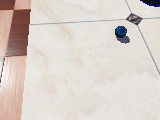
#> input picture running_robot_v2.0/controllers/thu_walk/tmp/1080.png, 160 x 120 px
$ python -i submit.py   (imports and definitions only)
#> lines starting #> are read from the running program, lines starting #| are printed output that depends on the picture; after the words box and inside, x2 and y2 are one past the last pixel; in counts of white or black regions, pixels touching at a corner belong together
import cv2 as cv
import numpy as np

def detect(readimg):

    def preprocess(img,channel=1):
        imghsv  = cv.cvtColor(img, cv.COLOR_RGB2HSV)[:,:,channel]
        _,imgbin = cv.threshold(imghsv,127,255,cv.THRESH_BINARY)
        imgbin = cv.GaussianBlur(imgbin,(5,5),0)
        imgedge = cv.Canny(imgbin, 100, 150)
        try:
            circles = cv.HoughCircles(imgedge, cv.HOUGH_GRADIENT, 1, int(min(imgedge.shape)/3),
                                    param1=50, param2=20, minRadius=10, maxRadius=int(max(imgedge.shape)/2))
            circles = np.uint16(np.around(circles))
            return circles[0,:]
        except:
            return []

    def postprocess(img,circles,channel=1):
        h,w,c = img.shape
        imghsv  = cv.cvtColor(img, cv.COLOR_RGB2HSV)[:,:,channel]
        imgbin = cv.adaptiveThreshold(imghsv,255,cv.ADAPTIVE_THRESH_GAUSSIAN_C,cv.THRESH_BINARY_INV,3,5)
        circles_with_certainty = []
        for i,circle in enumerate(circles):
            canvas = np.zeros((h,w),dtype=np.uint8)
            cv.circle(canvas, (circle[0], circle[1]), circle[2], (255, 255, 255), 2) # (x,y,r)
            overlap = cv.bitwise_and(imgbin, canvas)
            certainty = np.sum(overlap)/(255*2*np.pi*circle[2])
            circles_with_certainty.append({'circle':[circle[0], circle[1],circle[2]],'certainty':certainty})

        return circles_with_certainty

    h,w,c = readimg.shape
#> h = 120; w = 160; c = 3
    h0 = 480
    ratio = h0/h
#> ratio = 4
    img = cv.resize(readimg,(int(w*ratio),h0))
    img = cv.pyrMeanShiftFiltering(img, 10, 50)
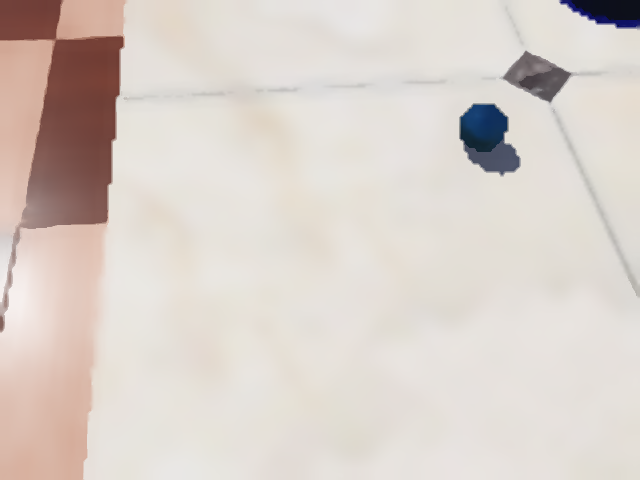
#> img: shape (480, 640, 3); mean R, G, B 218.3, 208.9, 202.4
    result = []
    for channel in [1,2]:
        circles = preprocess(img,channel=channel)
        circles_with_certainty = postprocess(img,circles,channel=channel)
        result.extend(circles_with_certainty)
#> this loop made 2 passes
#> circles on passes 1 to 2: [[484, 128, 23]], [[488, 130, 30]]
#> pass 1, in preprocess, `imghsv  = cv.cvtColor(img, cv.COLOR_RGB2HSV)[:,:,channel]`:
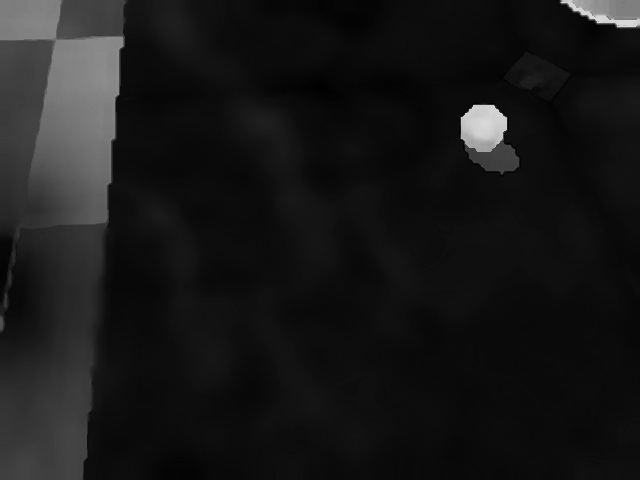
#> imghsv: shape (480, 640); min 0, max 221, mean 23.7
#> pass 1, in preprocess, `_,imgbin = cv.threshold(imghsv,127,255,cv.THRESH_BINARY)`:
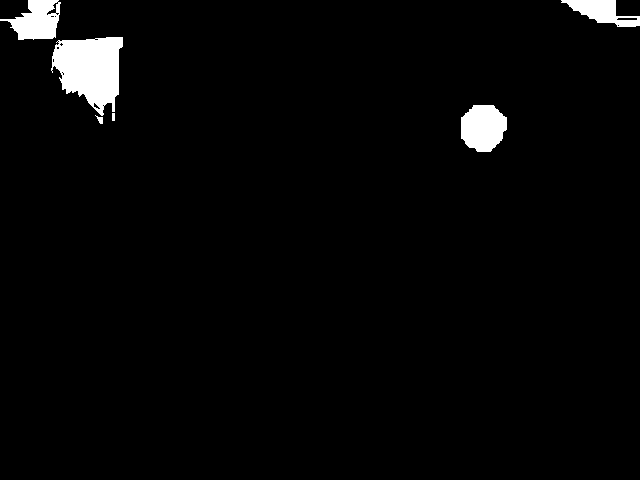
#> imgbin: shape (480, 640); 2.6% white; 6 white regions, box (x1, y1, x2, y2) and area: (51, 37, 123, 116) 3798, (461, 105, 507, 152) 1707, (0, 0, 61, 40) 1472, (561, 0, 640, 27) 1082, (95, 115, 103, 124) 36, (112, 113, 115, 121) 24
#> pass 1, in preprocess, `imgedge = cv.Canny(imgbin, 100, 150)`:
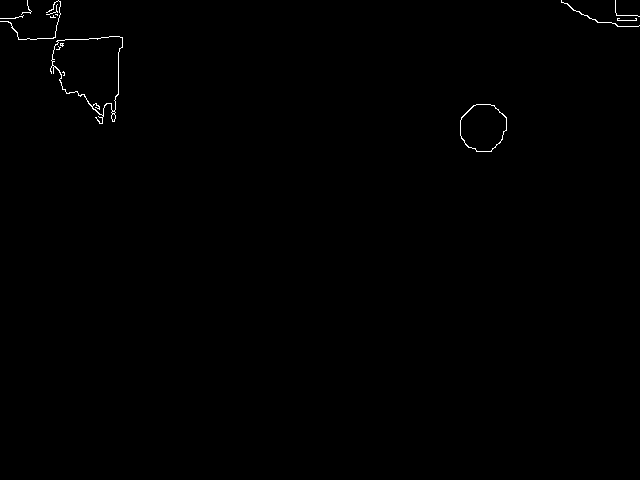
#> imgedge: shape (480, 640); 0.32% white in thin lines or dots, all inside (x1, y1, x2, y2) = (0, 0, 640, 152)
#> after the loop, result = 2 items
    result = sorted(result, key=lambda r: r['certainty'])
    circle = result[-1]['circle']
#> circle = [484, 128, 23]
    return int(circle[2]/ratio),int(circle[0]/ratio),int(circle[1]/ratio)


>>> import cv2
>>> picture = cv2.cvtColor(cv2.imread('../running_robot_v2.0/controllers/thu_walk/tmp/1080.png'), cv2.COLOR_BGR2RGB)
>>> result = detect(picture)
#> result = (5, 121, 32)

$ run again, on running_robot_v2.0/controllers/thu_walk/tmp/135.png
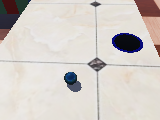
#> input picture running_robot_v2.0/controllers/thu_walk/tmp/135.png, 160 x 120 px
#> the loop in detect, `for channel in [1,2]:` made 2 passes
#> circles on passes 1 to 2: [[282, 314, 25], [522, 102, 106], [496, 318, 150]], [[498, 172, 42]]
#> pass 1, in preprocess, `_,imgbin = cv.threshold(imghsv,127,255,cv.THRESH_BINARY)`:
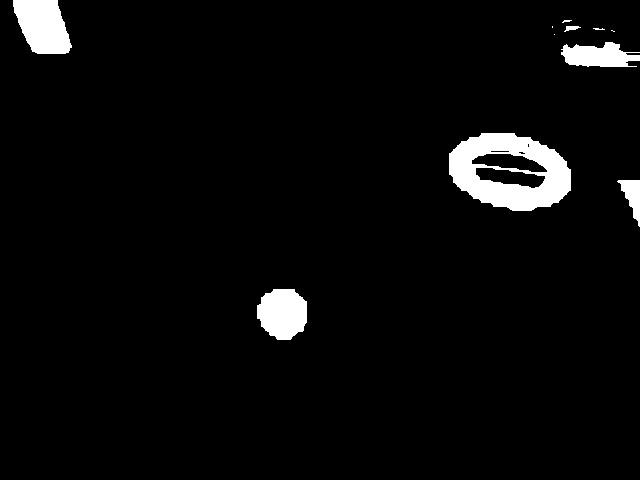
#> imgbin: shape (480, 640); 3.9% white; 11 white regions (5 under 20 px), largest, box (x1, y1, x2, y2) and area: (449, 133, 571, 211) 5705, (13, 0, 72, 54) 2361, (257, 289, 307, 340) 2019, (561, 42, 640, 67) 1374, (617, 180, 640, 227) 531, (564, 26, 581, 32) 56
#> pass 1, in preprocess, `imgedge = cv.Canny(imgbin, 100, 150)`:
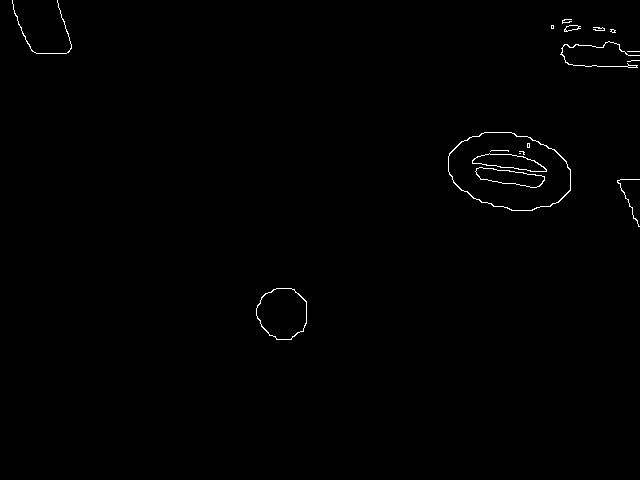
#> imgedge: shape (480, 640); 0.5% white in thin lines or dots, all inside (x1, y1, x2, y2) = (12, 0, 640, 340)
#> after the loop in detect, `for channel in [1,2]:`: result = 4 items
#> circle = [282, 314, 25]
#> `result = detect(picture)`: result = (6, 70, 78)

$ run again, on running_robot_v2.0/controllers/thu_walk/tmp/148.png
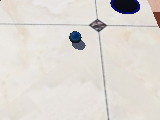
#> input picture running_robot_v2.0/controllers/thu_walk/tmp/148.png, 160 x 120 px
#> the loop in detect, `for channel in [1,2]:` made 2 passes
#> circles on passes 1 to 2: [[498, 2, 34]], [[392, 100, 23]]
#> pass 1, in preprocess, `_,imgbin = cv.threshold(imghsv,127,255,cv.THRESH_BINARY)`:
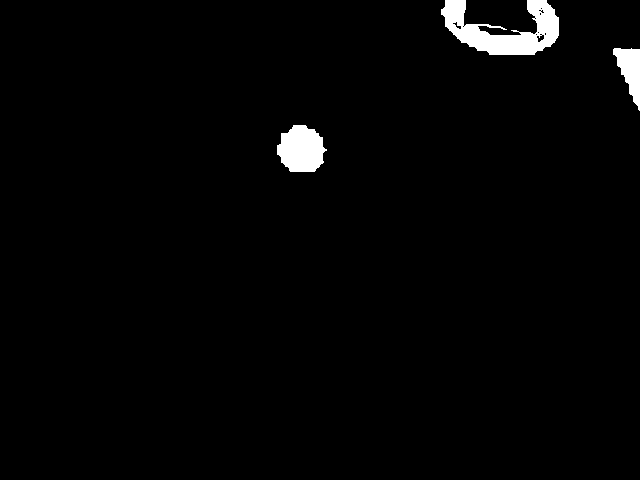
#> imgbin: shape (480, 640); 2% white; 3 white regions, box (x1, y1, x2, y2) and area: (441, 0, 559, 55) 3319, (277, 125, 327, 172) 1755, (613, 48, 640, 111) 931
#> pass 1, in preprocess, `imgedge = cv.Canny(imgbin, 100, 150)`:
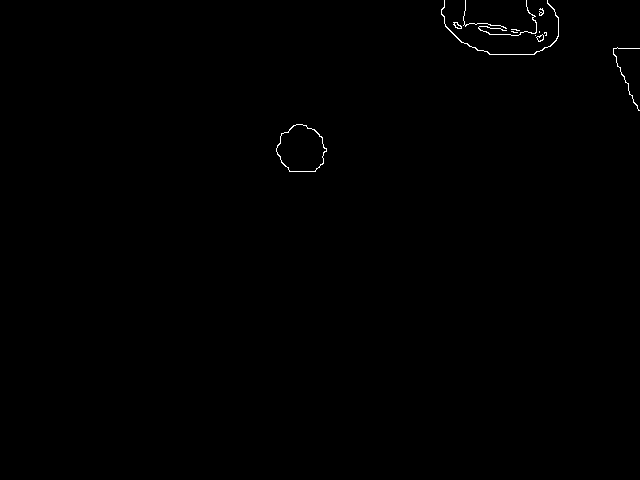
#> imgedge: shape (480, 640); 0.27% white in thin lines or dots, all inside (x1, y1, x2, y2) = (276, 0, 640, 172)
#> after the loop in detect, `for channel in [1,2]:`: result = 2 items
#> circle = [392, 100, 23]
#> `result = detect(picture)`: result = (5, 98, 25)
